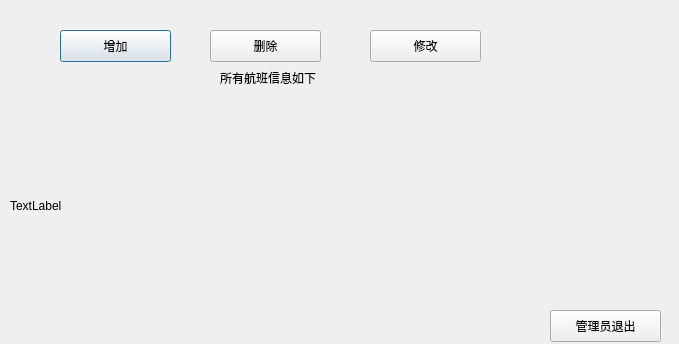
<?xml version="1.0" encoding="UTF-8"?>
<ui version="4.0">
 <class>AdminDialog</class>
 <widget class="QDialog" name="AdminDialog">
  <property name="geometry">
   <rect>
    <x>0</x>
    <y>0</y>
    <width>679</width>
    <height>344</height>
   </rect>
  </property>
  <property name="windowTitle">
   <string>Dialog</string>
  </property>
  <widget class="QPushButton" name="addButton">
   <property name="geometry">
    <rect>
     <x>60</x>
     <y>30</y>
     <width>111</width>
     <height>32</height>
    </rect>
   </property>
   <property name="text">
    <string>增加</string>
   </property>
  </widget>
  <widget class="QPushButton" name="alterButton">
   <property name="geometry">
    <rect>
     <x>370</x>
     <y>30</y>
     <width>111</width>
     <height>32</height>
    </rect>
   </property>
   <property name="text">
    <string>修改</string>
   </property>
  </widget>
  <widget class="QLabel" name="label">
   <property name="geometry">
    <rect>
     <x>220</x>
     <y>70</y>
     <width>111</width>
     <height>16</height>
    </rect>
   </property>
   <property name="text">
    <string>所有航班信息如下</string>
   </property>
  </widget>
  <widget class="QLabel" name="planemess">
   <property name="geometry">
    <rect>
     <x>10</x>
     <y>120</y>
     <width>611</width>
     <height>171</height>
    </rect>
   </property>
   <property name="text">
    <string>TextLabel</string>
   </property>
  </widget>
  <widget class="QPushButton" name="deleteButton">
   <property name="geometry">
    <rect>
     <x>210</x>
     <y>30</y>
     <width>111</width>
     <height>32</height>
    </rect>
   </property>
   <property name="text">
    <string>删除</string>
   </property>
  </widget>
  <widget class="QPushButton" name="exitButton">
   <property name="geometry">
    <rect>
     <x>550</x>
     <y>310</y>
     <width>111</width>
     <height>32</height>
    </rect>
   </property>
   <property name="text">
    <string>管理员退出</string>
   </property>
  </widget>
 </widget>
 <resources/>
 <connections/>
</ui>
